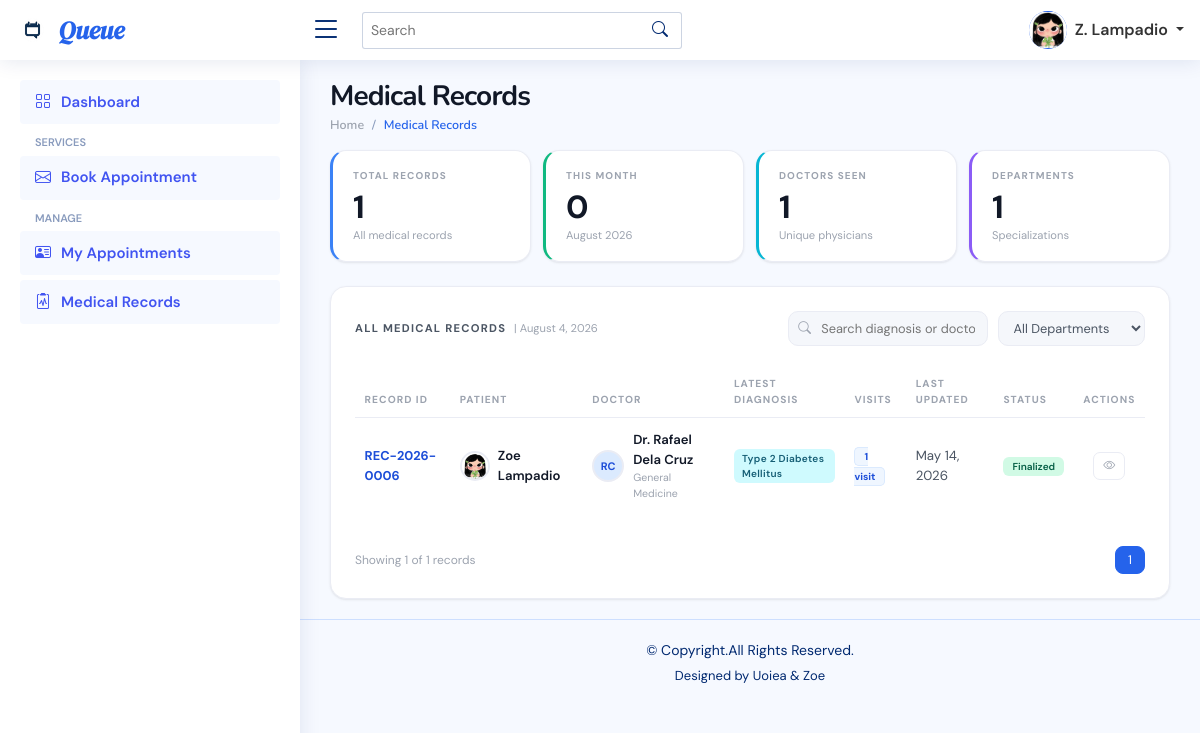
Page /public/user/medicalRecords.php (signed in) on the committed database.
### tables this page shows
CREATE TABLE `medicalrecords` (
  `id` int(11) NOT NULL,
  `recordCode` varchar(20) NOT NULL,
  `patientId` int(11) DEFAULT NULL,
  `doctorId` int(11) DEFAULT NULL,
  `appointmentId` int(11) DEFAULT NULL,
  `recordType` enum('Consultation','Lab Result','Prescription','Imaging','Other') NOT NULL DEFAULT 'Consultation',
  `diagnosis` text DEFAULT NULL,
  `icdCode` varchar(20) DEFAULT NULL,
  `prescription` text DEFAULT NULL,
  `notes` text DEFAULT NULL,
  `status` enum('Draft','Finalized') NOT NULL DEFAULT 'Draft',
  `followUpDate` date DEFAULT NULL,
  `createdAt` timestamp NOT NULL DEFAULT current_timestamp(),
  `updatedAt` timestamp NOT NULL DEFAULT current_timestamp() ON UPDATE current_timestamp(),
  `followUpId` int(11) DEFAULT NULL,
  `parentRecordId` int(11) DEFAULT NULL
);

CREATE TABLE `doctors` (
  `id` int(11) NOT NULL,
  `doctorCode` varchar(20) DEFAULT NULL,
  `firstName` varchar(100) NOT NULL,
  `middleName` varchar(100) DEFAULT NULL,
  `lastName` varchar(100) NOT NULL,
  `gender` enum('Male','Female','Other') DEFAULT NULL,
  `dateOfBirth` date DEFAULT NULL,
  `specialization` varchar(100) DEFAULT NULL,
  `department` varchar(100) DEFAULT NULL,
  `contactNumber` varchar(20) DEFAULT NULL,
  `emailAddress` varchar(150) DEFAULT NULL,
  `address` text DEFAULT NULL,
  `employmentStatus` enum('Active','Inactive') NOT NULL DEFAULT 'Active',
  `status` enum('On Duty','Break','Off Duty') NOT NULL DEFAULT 'Off Duty',
  `patientCapacity` int(11) DEFAULT 20,
  `photoUrl` varchar(255) DEFAULT NULL,
  `prcLicenseNo` varchar(50) DEFAULT NULL,
  `yearsOfExperience` int(11) DEFAULT 0,
  `createdAt` timestamp NOT NULL DEFAULT current_timestamp(),
  `updatedAt` timestamp NOT NULL DEFAULT current_timestamp() ON UPDATE current_timestamp(),
  `notes` text DEFAULT NULL
);

### app/controllers/userController.php (called while the page is built, shortened)
<?php
function getMedicalRecordsData($conn, $userId)
{
    $uStmt = $conn->prepare("SELECT emailAddress FROM users WHERE id = ? LIMIT 1");
    $uStmt->bind_param('i', $userId);
    $uStmt->execute();
    $userEmail = $uStmt->get_result()->fetch_row()[0] ?? '';
    $stmt = $conn->prepare("
    SELECT DISTINCT p.id AS patientId FROM patients p
    WHERE p.emailAddress = ? AND p.status != 'Inactive'
    UNION
    SELECT DISTINCT a.patientId FROM appointments a
    JOIN patients p ON p.id = a.patientId
    WHERE a.bookedByUserId = ? AND p.status != 'Inactive'
");
    $stmt->bind_param('si', $userEmail, $userId);
    $stmt->execute();
    $rows = $stmt->get_result()->fetch_all(MYSQLI_ASSOC);
    $patientIds = array_column($rows, 'patientId');
    $ids = implode(',', array_map('intval', $patientIds));
    $statTotal   = $conn->query("SELECT COUNT(*) FROM medicalRecords WHERE patientId IN ($ids) AND status = 'Finalized'")->fetch_row()[0];
    $statMonth   = $conn->query("SELECT COUNT(*) FROM medicalRecords WHERE patientId IN ($ids) AND status = 'Finalized' AND MONTH(createdAt)=MONTH(CURDATE()) AND YEAR(createdAt)=YEAR(CURDATE())")->fetch_row()[0];
    $statDoctors = $conn->query("SELECT COUNT(DISTINCT doctorId) FROM medicalRecords WHERE patientId IN ($ids) AND status = 'Finalized'")->fetch_row()[0];
    $statDepts   = $conn->query("SELECT COUNT(DISTINCT d.specialization) FROM medicalRecords mr JOIN doctors d ON d.id = mr.doctorId WHERE mr.patientId IN ($ids) AND mr.status = 'Finalized'")->fetch_row()[0];
    $records = $conn->query("
    SELECT
        m.id, m.recordCode, m.status, m.createdAt, m.patientId,
        CONCAT(p.firstName, ' ', p.lastName) AS patientName,
        p.patientCode, COALESCE(p.photoUrl, IF(u.firstName = p.firstName AND u.lastName = p.lastName, u.profilePic, NULL)) AS patPhoto,
        CONCAT('Dr. ', d.firstName, ' ', d.lastName) AS doctorName,
        d.specialization, d.department,
        (SELECT COUNT(*) FROM medicalRecords c WHERE c.parentRecordId = m.id) + 1 AS entryCount,
        (SELECT c2.diagnosis FROM medicalRecords c2
         WHERE c2.parentRecordId = m.id OR c2.id = m.id
         ORDER BY c2.createdAt DESC LIMIT 1) AS latestDiagnosis,
        (SELECT c2.recordType FROM medicalRecords c2
         WHERE c2.parentRecordId = m.id OR c2.id = m.id
         ORDER BY c2.createdAt DESC LIMIT 1) AS latestType,
        (SELECT COALESCE(c2.updatedAt, c2.createdAt) FROM medicalRecords c2
         WHERE c2.parentRecordId = m.id OR c2.id = m.id
         ORDER BY c2.createdAt DESC LIMIT 1) AS lastUpdated
    FROM medicalRecords m
    JOIN patients p ON p.id = m.patientId
    JOIN doctors  d ON d.id = m.doctorId
    LEFT JOIN users u ON u.emailAddress = p.emailAddress
    WHERE m.patientId IN ($ids) AND m.status = 'Finalized' AND m.parentRecordId IS NULL
    ORDER BY lastUpdated DESC
")->fetch_all(MYSQLI_ASSOC);
    return compact('statTotal', 'statMonth', 'statDoctors', 'statDepts', 'records');
}

### public/user/medicalRecords.php (the view, shortened to what this page needs)
<?php
require_once('../../app/middleware/user.php');
require_once('../../app/controllers/userController.php');
$userId = $_SESSION['user_id'];
$data        = getMedicalRecordsData($conn, $userId);
$statTotal   = $data['statTotal'];
$statMonth   = $data['statMonth'];
$statDoctors = $data['statDoctors'];
$statDepts   = $data['statDepts'];
$records     = $data['records'];
include('./includes/header.php');
include('./includes/topbar.php');
include('./includes/sidebar.php');
$avatarBgs    = ['#dbeafe', '#d1fae5', '#fef3c7', '#ede9fe', '#fce7f3', '#cffafe'];
$avatarColors = ['#1d4ed8', '#065f46', '#92400e', '#5b21b6', '#9d174d', '#155e75'];
?>
<div class="pagetitle">
    <h1>Medical Records</h1>
    <nav>
        <ol class="breadcrumb">
            <li class="breadcrumb-item"><a href="index">Home</a></li>
            <li class="breadcrumb-item active">Medical Records</li>
        </ol>
    </nav>
</div>
<section class="section page-rec">
    <div class="stat-strip">
        <div class="stat-card">
            <div class="sc-label">Total Records</div>
            <div class="sc-num"><?= $statTotal ?></div>
            <div class="sc-sub">All medical records</div>
        </div>
        <div class="stat-card">
            <div class="sc-label">This Month</div>
            <div class="sc-num"><?= $statMonth ?></div>
            <div class="sc-sub"><?= date('F Y') ?></div>
        </div>
        <div class="stat-card">
            <div class="sc-label">Doctors Seen</div>
            <div class="sc-num"><?= $statDoctors ?></div>
            <div class="sc-sub">Unique physicians</div>
        </div>
        <div class="stat-card">
            <div class="sc-label">Departments</div>
            <div class="sc-num"><?= $statDepts ?></div>
            <div class="sc-sub">Specializations</div>
        </div>
    </div>
    <div class="main-card">
        <div class="table-toolbar">
            <h5>All Medical Records <span>| <?= date('F j, Y') ?></span></h5>
            <div class="search-box">
                <input type="text" id="recSearch" placeholder="Search diagnosis or doctor…" oninput="filterRecords()">
            </div>
            <select class="filter-select" id="deptFilter" onchange="filterRecords()">
                <option value="">All Departments</option>
            </select>
        </div>
        <div style="overflow-x:auto">
            <table class="table" id="recTable">
                <thead>
                    <tr>
                        <th>Record ID</th>
                        <th>Patient</th>
                        <th>Doctor</th>
                        <th>Latest Diagnosis</th>
                        <th>Visits</th>
                        <th>Last Updated</th>
                        <th>Status</th>
                        <th>Actions</th>
                    </tr>
                </thead>
                <tbody id="recTbody">
                    <?php if (empty($records)): ?>
                        <tr>
                            <td colspan="8">
                                <div class="empty-state">
                                    <i class="bi bi-file-medical"></i>
                                    <p>No medical records found.<br>Records will appear here after your appointments are completed.</p>
                                </div>
                            </td>
                        </tr>
                    <?php else: ?>
                        <?php foreach ($records as $i => $rec):
                            $bg  = $avatarBgs[$i % count($avatarBgs)];
                            $col = $avatarColors[$i % count($avatarColors)];
                            $doctorParts = explode(' ', $rec['doctorName']);
                            $ini = strtoupper(substr($doctorParts[1] ?? 'D', 0, 1) . substr(end($doctorParts), 0, 1));
                        ?>
                            <tr data-doctor="<?= htmlspecialchars(strtolower($rec['doctorName'])) ?>"
                                data-dept="<?= htmlspecialchars($rec['specialization']) ?>"
                                data-diag="<?= htmlspecialchars(strtolower($rec['latestDiagnosis'] ?? '')) ?>">
                                <td>
                                    <span class="rec-id"><?= htmlspecialchars($rec['recordCode']) ?></span>
                                </td>
                                <td>
                                    <div style="display:flex;align-items:center;gap:8px;">
                                        <?php if (!empty($rec['patPhoto'])): ?>
                                            <img src="<?= htmlspecialchars($rec['patPhoto']) ?>" style="width:30px;height:30px;border-radius:50%;object-fit:cover;border:2px solid var(--border);">
                                        <?php endif; ?>
                                        <span style="font-size:.82rem;font-weight:600;color:var(--text-dark)"><?= htmlspecialchars($rec['patientName']) ?></span>
                                    </div>
                                </td>
                                <td>
                                    <div class="doc-cell">
                                        <div class="doc-avatar" style="background:<?= $bg ?>;color:<?= $col ?>"><?= $ini ?></div>
                                        <div>
                                            <div class="doc-name"><?= htmlspecialchars($rec['doctorName']) ?></div>
                                            <div class="doc-spec"><?= htmlspecialchars($rec['specialization']) ?></div>
                                        </div>
                                    </div>
                                </td>
                                <td><?php if ($rec['latestDiagnosis']): ?><span class="diag-pill"><?= htmlspecialchars($rec['latestDiagnosis']) ?></span><?php else: ?>—<?php endif; ?></td>
                                <td>
                                    <span style="background:var(--blue-50);color:var(--blue-700);font-size:.63rem;font-weight:700;padding:2px 9px;border-radius:5px;border:1px solid var(--blue-100);">
                                        <?= $rec['entryCount'] ?> visit<?= $rec['entryCount'] != 1 ? 's' : '' ?>
                                    </span>
                                </td>
                                <td><?= date('M j, Y', strtotime($rec['lastUpdated'] ?? $rec['createdAt'])) ?></td>
                                <td>
                                    <span style="background:var(--green-light);color:var(--green-dark);font-size:.63rem;font-weight:600;border-radius:6px;padding:3px 9px;">
                                        <?= htmlspecialchars($rec['status']) ?>
                                    </span>
                                </td>
                                <td>
                                    <div class="action-btns">
                                        <button class="btn-act" onclick="viewRecord(<?= $rec['id'] ?>)" title="View History">
                                            <i class="bi bi-eye"></i>
                                        </button>
                                    </div>
                                </td>
                            </tr>
                        <?php endforeach; ?>
                    <?php endif; ?>
                </tbody>
            </table>
        </div>
        <div class="tbl-footer">
            <span id="showingLabel">Showing <?= count($records) ?> of <?= count($records) ?> records</span>
            <div class="pg-btns"><button class="active">1</button></div>
        </div>
    </div>
</section>
<?php include('./includes/footer.php'); ?>

### public/assets/css/style.css (style rules this page uses)
:root { scroll-behavior: smooth; }
a { color: #4154f1; text-decoration: none; }
h1, h2, h3, h4, h5, h6 { font-family: "Nunito", sans-serif; }
.pagetitle { margin-bottom: 10px; }
.pagetitle h1 { font-size: 24px; margin-bottom: 0; font-weight: 600; color: #012970; }
.breadcrumb { font-size: 14px; font-family: "Nunito", sans-serif; color: #899bbd; font-weight: 600; }
.breadcrumb a { color: #899bbd; transition: 0.3s; }
.breadcrumb .breadcrumb-item::before { color: #899bbd; }
.breadcrumb .active { color: #51678f; font-weight: 600; }

### rows in the picture
medicalrecords: recordCode "REC-2026-0006", patientName "Zoe Lampadio", ini "RC", doctorName "Dr. Rafael Dela Cruz", doctorId.specialization "General Medicine", latestDiagnosis "Type 2 Diabetes Mellitus", entryCount "1", createdAt "May 14, 2026", status "Finalized"

### other values in the picture
$shortName "Z. Lampadio"
$statTotal "1"
$statMonth "0"
$statDoctors "1"
$statDepts "1"
count($records) "1"
